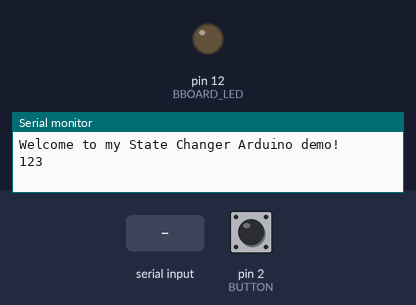
Simulated run of this sketch. Board: Arduino Uno, built with avr-gcc and run on an emulated ATmega328P. On the bench: output pins drawn as LEDs (lit = HIGH), the last lines printed to the serial monitor. The inputs (shaded band) are chosen by the test bench; at power-on: pin 2 (BUTTON) LOW.

Above: at 1.2 s.
1.3 s: pin 2 (BUTTON) pulled HIGH for 0.15 s
2.9 s: pin 2 (BUTTON) pulled HIGH for 1 s
At 3.7 s:
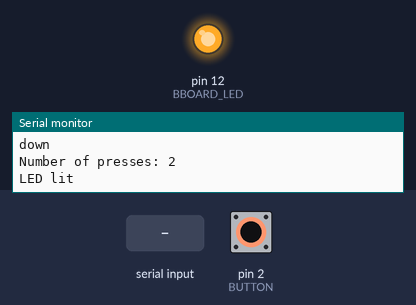
5.4 s: "#" received over Serial
6.9 s: "90,45\n" received over Serial
8.4 s: "1,90,45\n" received over Serial
Timing chart, 0 to 10.9 s (numbered marks = the images above; inputs shaded):
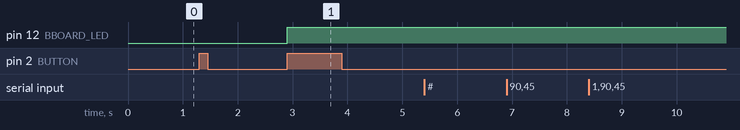

Measured:
- after the input at 2.9 s, pin 12 (BBOARD_LED): LOW → HIGH at once

The sketch:

arduino_multibyte_serial_example_3.ino
```cpp
#define BBOARD_LED 12
#define BUILTIN_LED 13
#define BUTTON 2

bool currentButtonState = false,
        lastButtonState = false;

int bCounter = 0,
    interval = 2;

int GetStringNumber();

void setup()
{
    int i;

    pinMode(BBOARD_LED,OUTPUT);
    pinMode(BUTTON,INPUT);
    Serial.begin(9600);
    Serial.println("Welcome to my State Changer Arduino demo!");
    i = atoi("123");
    Serial.println(i);
}

void loop()
{
    if(Serial.available() > 0)
    {
        interval = GetStringNumber();
        Serial.print("LED interval is now ");
        Serial.println(interval,DEC);
    }

    currentButtonState = digitalRead(BUTTON);

    if(currentButtonState != lastButtonState) //Is there any change in the button state?
    {
         if(currentButtonState == true)
         {
             bCounter++;

             Serial.println("down");
             Serial.print("Number of presses: ");
             Serial.println(bCounter,DEC);

             if(bCounter % interval == 0) //Has the button been pressed "interval" times?
             {
                 digitalWrite(BBOARD_LED,1);
                 Serial.println("LED lit");
             }
             else
             {
                 digitalWrite(BBOARD_LED,0);
                 Serial.println("LED unlit");
             }
         }
         else
             Serial.println("up");
    }

    lastButtonState = currentButtonState; //Updating button state
}

int GetStringNumber()
{
    int value = 0;
    char temp[10];
    int  index=0;

    while(1)
    {
        if(Serial.available())  {
          /*Read a byte as it comes into the serial buffer*/
          char byteBuffer = Serial.read();
          Serial.print(byteBuffer);
          temp[index++] = byteBuffer;

        if(byteBuffer == '#') //Is the data a valid character?
          break;
      }
    }
    temp[index] ='\0';

   return atoi(temp);
}
```
